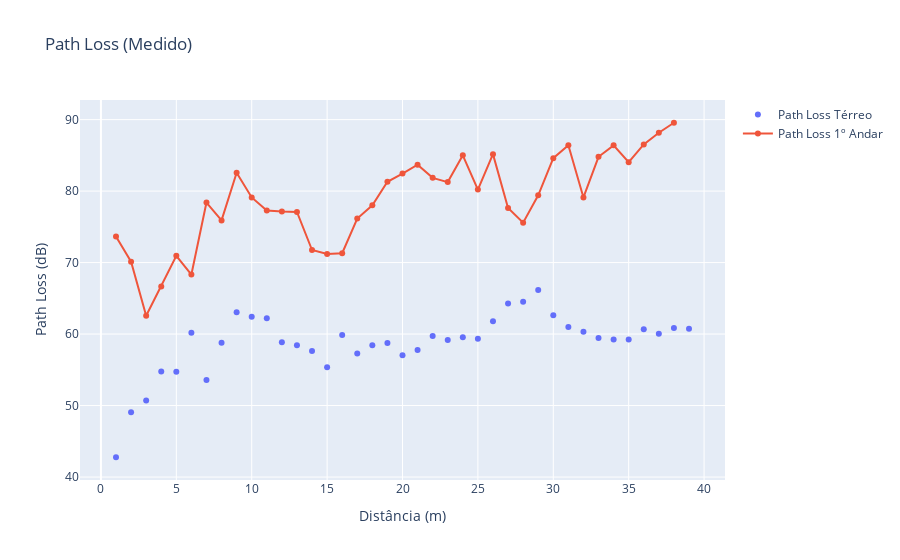

The cell this chart's notebook holds for it:
### Code cell
# Gráfico 2: Perda de Percurso (Path Loss)
fig_pl = go.Figure()
fig_pl.add_trace(go.Scatter(x=df_real_terreo.distancia, y=df_real_terreo['pl'], name='Path Loss Térreo', mode='markers'))
fig_pl.add_trace(go.Scatter(x=df_real_1andar.distancia, y=df_real_1andar['pl'], name='Path Loss 1º Andar', mode='lines+markers'))
fig_pl.update_layout(title='Path Loss (Medido)', xaxis_title='Distância (m)', yaxis_title='Path Loss (dB)')
fig_pl.show()

### Figure 1 — Plotly figure (JSON) as saved in the notebook; plotly's stock layout.template omitted (floating-point values rounded to 4 significant figures)
{"data": [{"mode": "markers", "name": "Path Loss Térreo", "type": "scatter", "x": [1, 2, 3, 4, 5, 6, 7, 8, 9, 10, 11, 12, 13, 14, 15, 16, 17, 18, 19, 20, 21, 22, 23, 24, 25, 26, 27, 28, 29, 30, 31, 32, 33, 34, 35, 36, 37, 38, 39], "y": [42.77, 49.06, 50.7, 54.75, 54.74, 60.18, 53.58, 58.77, 63.04, 62.44, 62.21, 58.84, 58.42, 57.62, 55.37, 59.87, 57.27, 58.43, 58.74, 57.03, 57.78, 59.72, 59.18, 59.54, 59.36, 61.78, 64.27, 64.51, 66.18, 62.65, 60.99, 60.34, 59.45, 59.23, 59.25, 60.68, 60.03, 60.85, 60.76]}, {"mode": "lines+markers", "name": "Path Loss 1º Andar", "type": "scatter", "x": [1, 2, 3, 4, 5, 6, 7, 8, 9, 10, 11, 12, 13, 14, 15, 16, 17, 18, 19, 20, 21, 22, 23, 24, 25, 26, 27, 28, 29, 30, 31, 32, 33, 34, 35, 36, 37, 38], "y": [73.64, 70.12, 62.56, 66.67, 70.95, 68.33, 78.4, 75.9, 82.56, 79.11, 77.27, 77.14, 77.08, 71.76, 71.2, 71.31, 76.16, 78.02, 81.3, 82.45, 83.69, 81.85, 81.26, 85.01, 80.21, 85.17, 77.63, 75.58, 79.41, 84.6, 86.41, 79.11, 84.8, 86.4, 84.05, 86.53, 88.17, 89.56]}], "layout": {"title": {"text": "Path Loss (Medido)"}, "xaxis": {"title": {"text": "Distância (m)"}}, "yaxis": {"title": {"text": "Path Loss (dB)"}}}}
